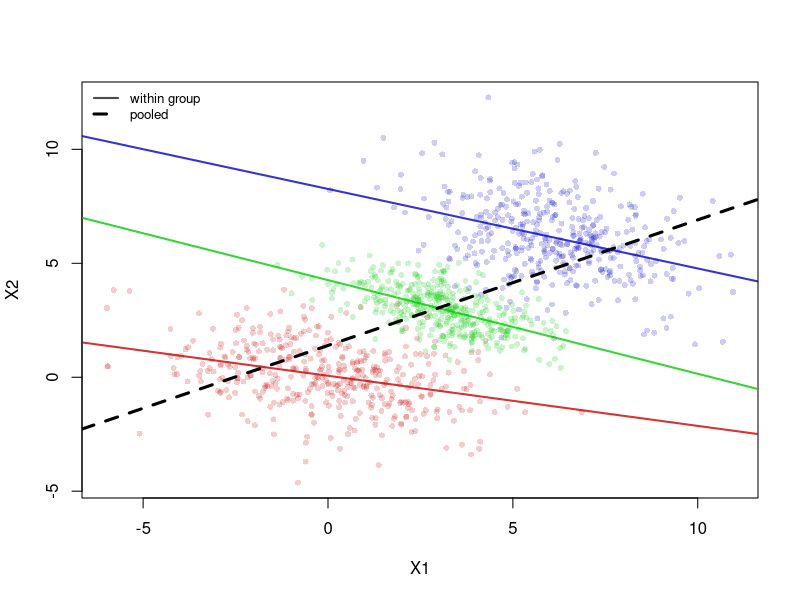
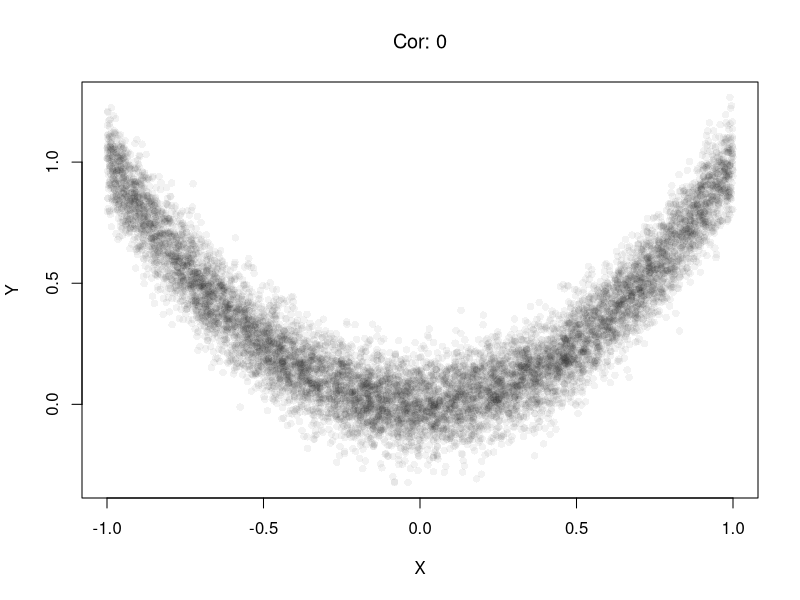
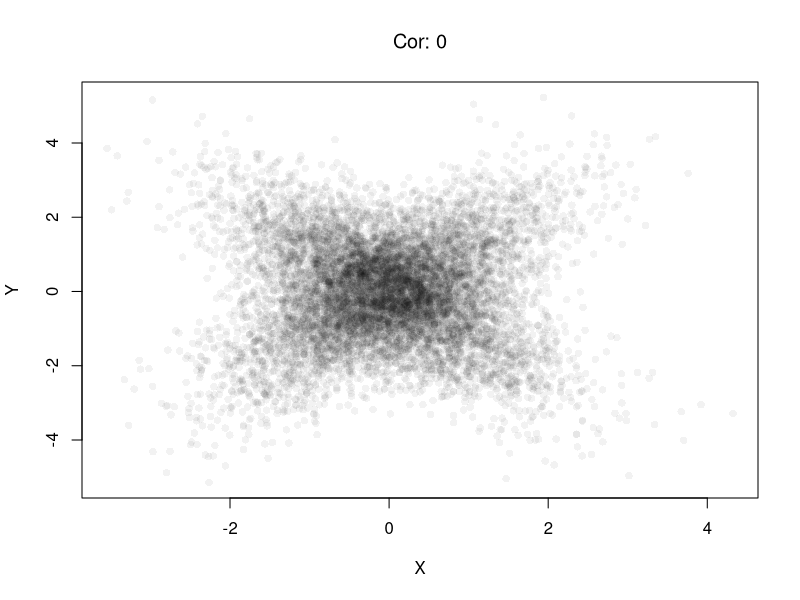
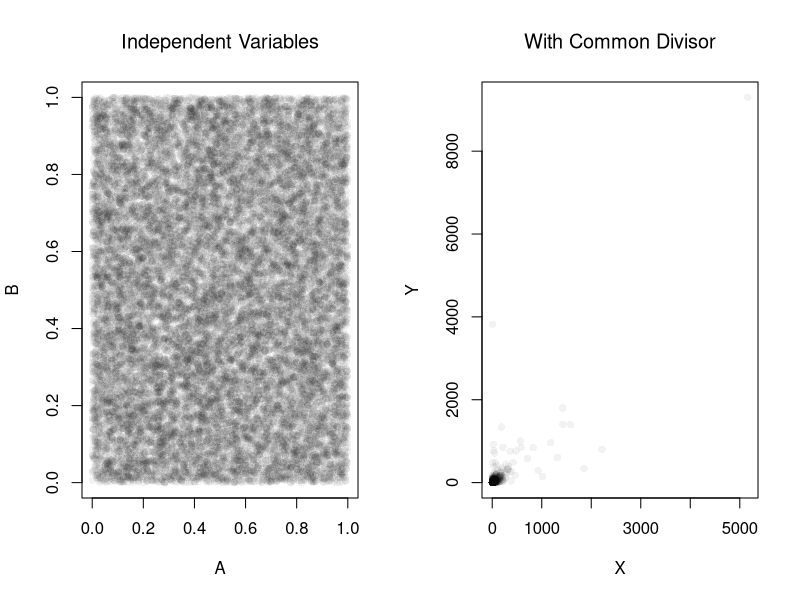
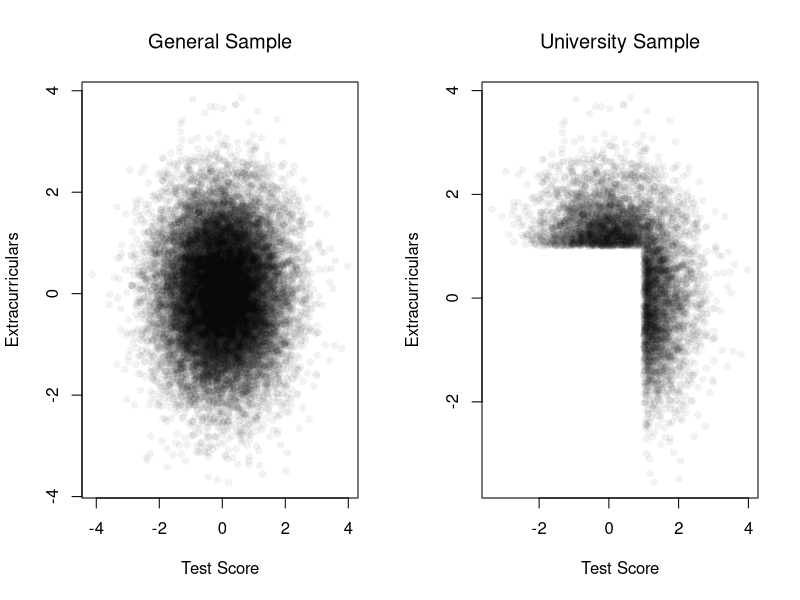
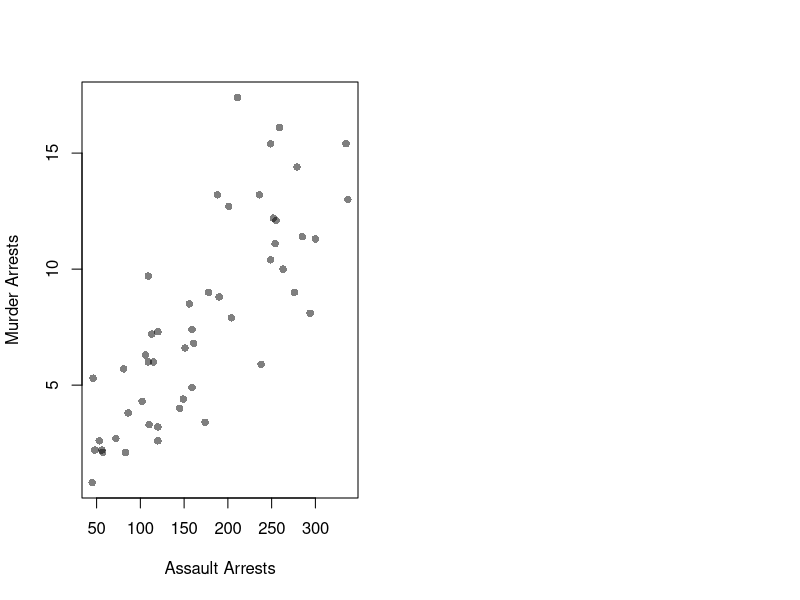

The R script that drew these images, in order:
## ---- chunk 1
# Admission rate by Gender, pooled over departments
ucb_pooled <- prop.table(margin.table(UCBAdmissions, c(1, 2)), margin=2)
round(ucb_pooled['Admitted', ], 2)
## ---- chunk 2
# Admission rate by Gender within each department
ucb_within <- prop.table(UCBAdmissions, margin=c(2, 3))
round(ucb_within['Admitted', , ], 2)

# Share of each Gender's applicants going to each department
ucb_apply <- prop.table(margin.table(UCBAdmissions, c(2, 3)), margin=1)
round(ucb_apply, 2)
## ---- chunk 3
set.seed(5)
library(mvtnorm)
N <- 400
### Group 1
mu1    <- c(0, 0)
sigma1 <- rbind(c(4, -0.9), c(-0.9, 2) )
xy1_sim <- data.frame(rmvnorm(n=N, mu1, sigma1), Group=1)
### Group 2
mu2    <- c(3, 3)
sigma2 <- rbind(c(2, -0.9), c(-0.9, 1) )
xy2_sim <- data.frame(rmvnorm(n=N, mu2, sigma2), Group=2)
### Group 3
mu3    <- c(6, 6)
sigma3 <- rbind(c(3, -0.9), c(-0.9, 3) )
xy3_sim <- data.frame(rmvnorm(n=N, mu3, sigma3), Group=3)

## Combined Data (Initially Observed)
xy_agg_sim <- rbind(xy1_sim, xy2_sim, xy3_sim)
xy_agg_sim <- xy_agg_sim[order(xy_agg_sim$X1), ]

## Scatterplot, colored by group
pt_cols <- c(rgb(.8, 0, 0, .2), rgb(0, .8, 0, .2), rgb(0, 0, .8, .2))
plot(X2 ~ X1, xy_agg_sim, pch=16, col=pt_cols[xy_agg_sim$Group], cex=.8,
    main=NA, xlab='X1', ylab='X2')

# Within-group regression lines are negative.
ln_cols <- c(rgb(.8, 0, 0, .8), rgb(0, .8, 0, .8), rgb(0, 0, .8, .8))
for (g in seq_len(3)) {
    abline(
        lm(X2 ~ X1, data=xy_agg_sim[xy_agg_sim$Group == g, ]),
        col=ln_cols[g], lwd=2)
}

# The pooled regression line is positive.
abline(lm(X2 ~ X1, data=xy_agg_sim), lwd=3, lty=2)
legend('topleft', bty='n', cex=.8,
    legend=c('within group', 'pooled'),
    lwd=c(2, 3), lty=c(1, 2), col=c(grey(0, .7), 'black'))
## ---- chunk 4
set.seed(123)
n <- 10000

# X causes Y via Y = X^2 + noise
x_sim <- runif(n, min = -1, max = 1)
epsilon <- rnorm(n, mean = 0, sd = 0.1)
y_sim <- x_sim^2 + epsilon  # clear causal effect of X on Y
plot(x_sim, y_sim, pch=16, col=grey(0, .05),
    main=NA, xlab='X', ylab='Y')

# Correlation over the entire range
title( paste0('Cor: ', round( cor(x_sim, y_sim), 1) ) ,
    font.main=1)
## ---- chunk 5
# Heterogeneous Effects
x_sim <- rnorm(n) # Randomized 'treatment'

# Heterogeneous effects based on group
group <- rbinom(n, size = 1, prob = 0.5)
epsilon <- rnorm(n, mean = 0, sd = 1)
y_sim <- ifelse(group == 1,
            x_sim + epsilon,   # positive effect
            -x_sim + epsilon)  # negative effect
plot(x_sim, y_sim, pch=16, col=grey(0, .05),
    main=NA, xlab='X', ylab='Y')

# Correlation in the pooled sample
title( paste0('Cor: ', round( cor(x_sim, y_sim), 1) ),
    font.main=1 )
## ---- chunk 6
set.seed(123)
n <- 20000

# Independent components
A <- runif(n)
B <- runif(n)
C <- runif(n)
par(mfrow=c(1, 2))
plot(A, B, pch=16, col=grey(0, .05),
    main=NA, xlab='A', ylab='B')
title('Independent Variables', font.main=1)

# Ratios with a shared denominator
x_sim <- A / C
y_sim <- B / C
plot(x_sim, y_sim, pch=16, col=grey(0, .05),
    main=NA, xlab='X', ylab='Y')
title('With Common Divisor', font.main=1)

# Correlation
cor(x_sim, y_sim)
## ---- chunk 7

# Independent traits in the population
test_score        <- rnorm(n, mean = 0, sd = 1)
extracurriculars  <- rnorm(n, mean = 0, sd = 1)

# Selection above thresholds
threshold <- 1.0
admitted <- (test_score > threshold) | (extracurriculars > threshold)
mean(admitted)  # admission rate

par(mfrow = c(1, 2))
# Full population
plot(test_score, extracurriculars,
     pch=16, col=grey(0, .05),
     main=NA, xlab='Test Score', ylab='Extracurriculars')
title('General Sample', font.main=1)
# Admitted only
plot(test_score[admitted], extracurriculars[admitted],
     pch=16, col=grey(0, .05),
     main=NA, xlab='Test Score', ylab='Extracurriculars')
title('University Sample', font.main=1)
# Correlation among admitted applicants only
cor(test_score[admitted], extracurriculars[admitted])
## ---- chunk 8
plot(Murder ~ Assault, USArrests, pch=16, col=grey(0, .5),
    main=NA, xlab='Assault Arrests', ylab='Murder Arrests')

# Correlation across states
cor(USArrests$Murder, USArrests$Assault)
